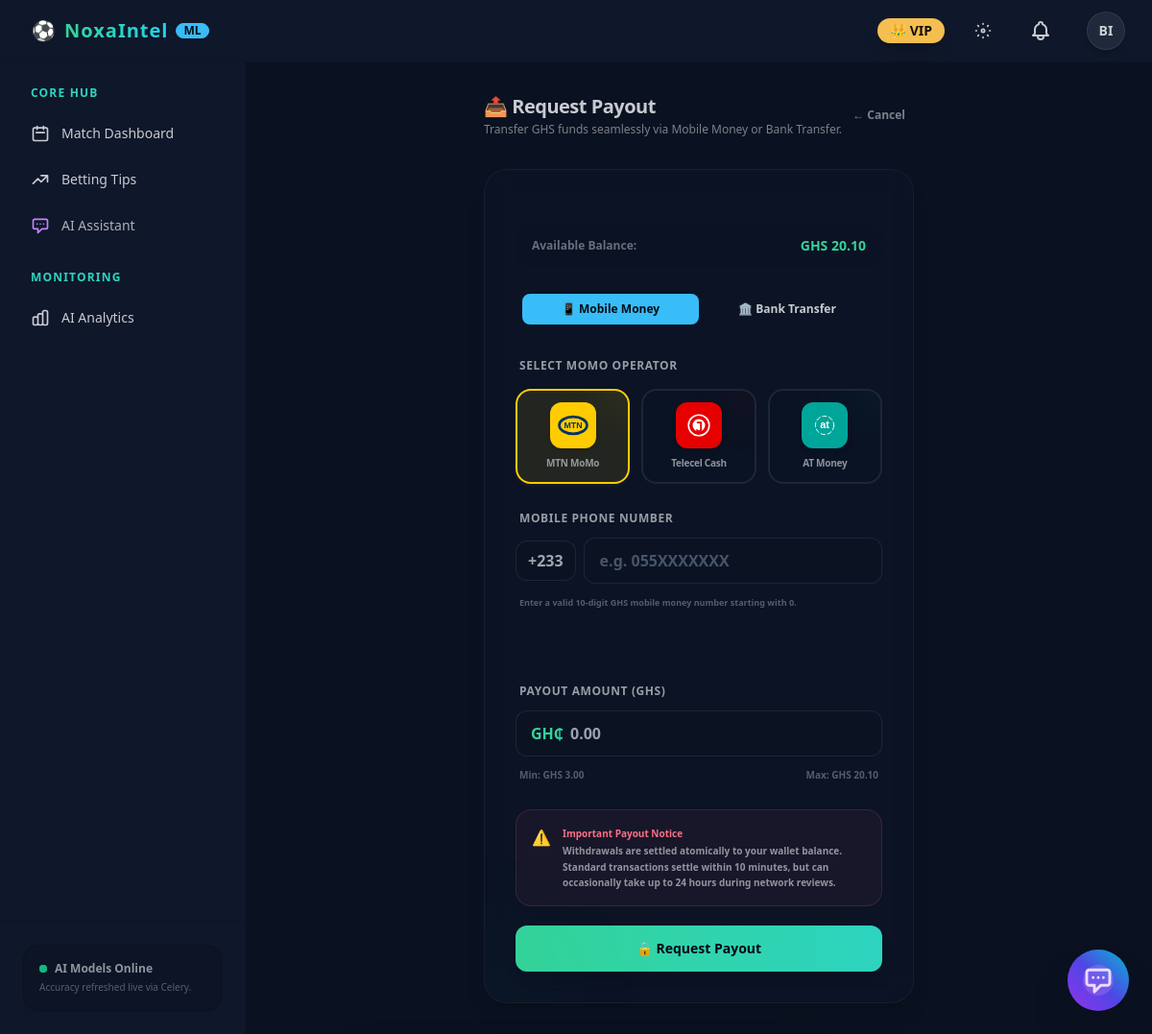
The app's page /wallet/withdraw/ (signed in), older data.
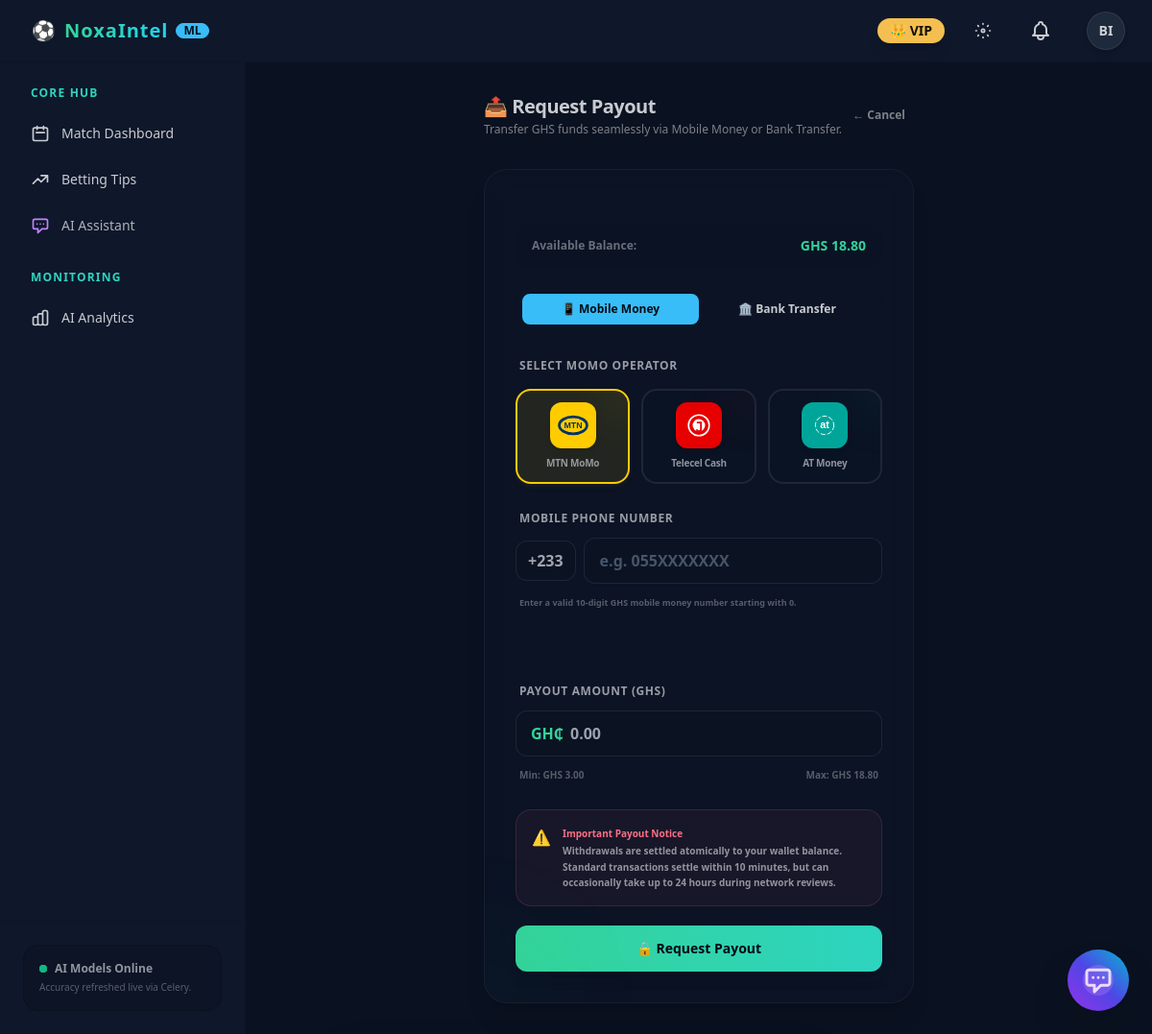
The same page, newer data.
### wallet/models.py (models this page shows, shortened)
class Wallet(models.Model):
    user = models.OneToOneField(
        settings.AUTH_USER_MODEL,
        on_delete=models.CASCADE,
        related_name='wallet',
    )
    balance = models.DecimalField(max_digits=14, decimal_places=2, default=Decimal('0.00'))
    currency = models.CharField(max_length=5, default='GHS')
    is_locked = models.BooleanField(default=False, help_text='Lock withdrawals during review')
    updated_at = models.DateTimeField(auto_now=True)
    class Meta:
        verbose_name = 'Wallet'
        verbose_name_plural = 'Wallets'

### wallet/views.py (the view, shortened to what this page needs)
# urls.py: path('wallet/withdraw/', views.withdraw_request, name='withdraw'),
@login_required
def withdraw_request(request):
    wallet, _ = Wallet.objects.get_or_create(user=request.user, currency='GHS')
    context = {
        "wallet": wallet,
    }
    return render(request, 'wallet/withdraw.html', context)

### config/context_processors.py (called while the page is built)
def vapid_public_key(request):
    return {
        "VAPID_PUBLIC_KEY": getattr(settings, "VAPID_PUBLIC_KEY", "")
    }

### templates/wallet/withdraw.html (shortened to what the changed rows need)
{% extends "base.html" %}
{% block content %}
<div class="max-w-md mx-auto space-y-6">
    <div class="flex items-center justify-between pb-2 border-b border-base-200/50">
        <div>
            <h1 class="text-xl font-black tracking-tight">📤 Request Payout</h1>
        </div>
    </div>
    <div class="glass-panel rounded-3xl border border-base-200/40 p-6 md:p-8 space-y-6 shadow-xl relative overflow-hidden">
        <form action="{% url 'wallet:withdraw' %}" method="post" class="space-y-5" id="withdraw_form">
            <div class="bg-base-200/30 px-4 py-3 rounded-2xl border border-base-200/50 flex justify-between items-center text-xs">
                <span class="font-extrabold text-base-content/50">Available Balance:</span>
                <span class="font-black text-emerald-400 text-sm">GHS {{ wallet.balance }}</span>
            </div>
            <div class="form-control w-full space-y-1">
                <div class="relative flex items-center">
                    <span class="absolute left-4 text-base font-black text-emerald-400">GH₵</span>
                    <input type="number"
                           name="amount"
                           step="0.01"
                           min="3"
                           max="{{ wallet.balance }}"
                           placeholder="0.00"
                           required
                           class="input input-bordered w-full pl-14 font-black text-base text-base-content bg-base-200/50 border-base-content/10 focus:border-emerald-400 focus:outline-none rounded-xl" />
                </div>
                <div class="label flex justify-between text-[10px] text-base-content/40 font-semibold">
                    <span>Min: GHS 3.00</span>
                    <span>Max: GHS {{ wallet.balance }}</span>
                </div>
            </div>
        </form>
    </div>
</div>
{% endblock %}

Row changes from the older to the newer data that the page shows:
changed Wallet: balance "20.10" → "18.80"
